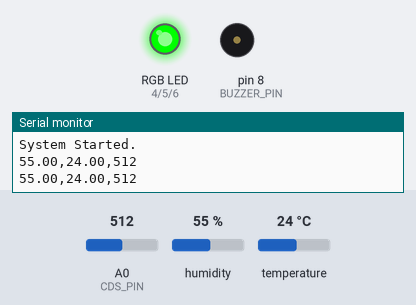
A sketch run on a simulated Arduino Uno, built with avr-gcc and run on an emulated ATmega328P. On the bench: an RGB LED mixed from three pins (HIGH = lit), buzzer (waves = sounding), the last lines printed to the serial monitor. The inputs (shaded band) are chosen by the test bench; at power-on: temperature 24 °C, A0 (CDS_PIN) = 512, humidity 55 %.

Above: at 4.8 s.
4.9 s: temperature set to 20 °C
7.9 s: temperature set to 17 °C
At 9.2 s:
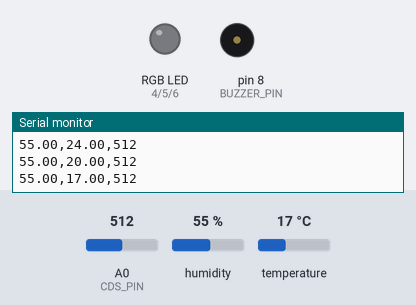
14.3 s: A0 (CDS_PIN) set to 308
17.8 s: A0 (CDS_PIN) set to 282
At 19.8 s:
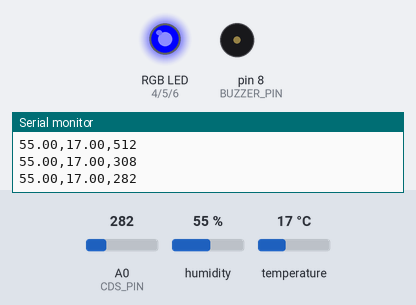
23.9 s: humidity set to 42 %
27.4 s: humidity set to 38 %
At 29.1 s:
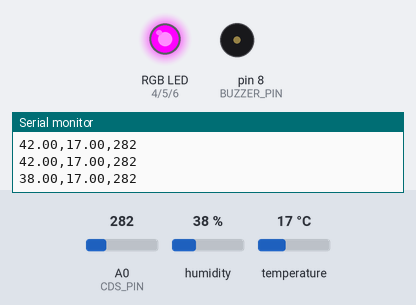
Timing chart, 0 to 34.8 s (numbered marks = the images above; inputs shaded):
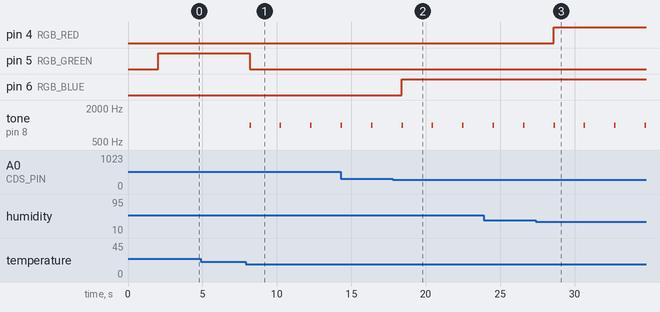

Measured:
- the behaviour switches between 19 and 18 °C on temperature (found by bisection; images 0 and 1)
- the behaviour switches between 300 and 299 on A0 (CDS_PIN) (found by bisection; images 1 and 2)
- the behaviour switches between 40 and 39 % on humidity (found by bisection; images 2 and 3)
- after the input at 7.9 s, pin 5 (RGB_GREEN): HIGH → LOW after 0.27 s; tone on pin 8 (BUZZER_PIN): alternates 1000 Hz for 0.10 s and silent for 1.9 s, starting after 0.27 s
- after the input at 17.8 s, pin 6 (RGB_BLUE): LOW → HIGH after 0.58 s
- after the input at 27.4 s, pin 4 (RGB_RED): LOW → HIGH after 1.2 s

The sketch:

sketch_dec9a.ino
```cpp
/*
  프로젝트: 완벽한 반려식물 매니저 (조도 + 온습도)

  기능:
  - 조도(CdS) 측정 -> 어두우면 파란불 (일조량 부족)
  - 습도(DHT11) 측정 -> 건조하면 빨간불 (물 부족)
  - 온도(DHT11) 측정 -> 고온/저온이면 경보음
  - 모두 정상이면 초록불 (행복함)
*/
/*
// 라이브러리 불러오기 (설치 필요)
#include <DHT.h>

// --- 핀 번호 설정 ---
#define DHTPIN 2        // 온습도 센서 (D2)
#define DHTTYPE DHT11   // 센서 종류 (DHT11)

const int CDS_PIN    = A0; // 조도 센서 (A0)

// RGB LED 핀 설정 (공통 캐소드 기준)
const int RGB_RED    = 4;  // 빨간색 핀
const int RGB_GREEN  = 5;  // 초록색 핀
const int RGB_BLUE   = 6;  // 파란색 핀

const int BUZZER_PIN = 8;  // 온도 경고 부저

// --- 기준값 설정 (환경에 맞게 수정하세요) ---
const int LIGHT_LIMIT = 300; // 이보다 낮으면 어두움 (0~1023)
const int HUMID_LIMIT = 40;  // 습도가 40% 미만이면 건조함
const int TEMP_HIGH   = 30;  // 30도 이상이면 더움
const int TEMP_LOW    = 18;  // 18도 미만이면 추움

// 센서 객체 생성
DHT dht(DHTPIN, DHTTYPE);

void setup() {
  Serial.begin(9600);
  dht.begin(); // 온습도 센서 시작

  pinMode(RGB_RED, OUTPUT);
  pinMode(RGB_GREEN, OUTPUT);
  pinMode(RGB_BLUE, OUTPUT);
  pinMode(BUZZER_PIN, OUTPUT);

  Serial.println("식물 매니저 시스템 시작...");
}

void loop() {
  delay(2000); // DHT11 센서는 읽는데 시간이 좀 필요합니다 (최소 2초)

  // 1. 센서 값 읽기
  float h = dht.readHumidity();    // 습도 (%)
  float t = dht.readTemperature(); // 온도 (섭씨)
  int light = analogRead(CDS_PIN); // 조도 (0~1023)

  // 센서가 고장났는지 확인
  if (isnan(h) || isnan(t)) {
    Serial.println("DHT 센서 오류! 연결을 확인하세요.");
    return;
  }

  // 시리얼 모니터에 현재 상태 출력
  Serial.print("습도: "); Serial.print(h); Serial.print(" %\t");
  Serial.print("온도: "); Serial.print(t); Serial.print(" C\t");
  Serial.print("밝기: "); Serial.println(light);

  // 2. 상태 판단 및 LED/부저 제어
  bool problem = false; // 문제가 있는지 체크하는 변수

  // LED 초기화 (모두 끔)
  digitalWrite(RGB_RED, LOW);
  digitalWrite(RGB_GREEN, LOW);
  digitalWrite(RGB_BLUE, LOW);

  // [습도 체크] 너무 건조하면 빨간불 켜기 (RGB_RED)
  if (h < HUMID_LIMIT) {
    digitalWrite(RGB_RED, HIGH);
    Serial.println(">> 경고: 너무 건조해요! 물을 주세요.");
    problem = true;
  }

  // [조도 체크] 너무 어두우면 파란불 켜기 (RGB_BLUE)
  // 만약 건조하면서 어둡다면, 빨강+파랑이 켜져서 보라색이 됩니다.
  if (light < LIGHT_LIMIT) {
    digitalWrite(RGB_BLUE, HIGH);
    Serial.println(">> 경고: 햇빛이 부족해요.");
    problem = true;
  }

  // [온도 체크] 너무 덥거나 추우면 부저 소리
  if (t >= TEMP_HIGH || t <= TEMP_LOW) {
    tone(BUZZER_PIN, 1000, 500); // 0.5초간 삑!
    Serial.println(">> 위험: 온도가 적절하지 않아요!");
    problem = true;
  }

  // [종합 판정] 아무 문제가 없으면 초록불 (RGB_GREEN)
  if (problem == false) {
    digitalWrite(RGB_GREEN, HIGH);
  }
  // 문제가 있는 경우(problem == true)에는 위에서 켠 빨강이나 파랑이 유지됩니다.
}

*/


/*
  프로젝트: 식물 관리 매니저 (Processng + App 듀얼 연동)

  기능:
  - 센서(DHT11, CdS) 값을 측정합니다.
  - PC(Processing)를 위해 USB 시리얼로 데이터를 전송합니다.
  - 스마트폰(Flutter)을 위해 블루투스로 데이터를 전송합니다.
  - 데이터 포맷: "습도,온도,조도" (예: 45.0,26.5,300)
*/

#include <DHT.h>
#include <SoftwareSerial.h> // 블루투스 통신용

// --- 핀 번호 설정 ---
#define DHTPIN 2
#define DHTTYPE DHT11

// 블루투스 (HC-06) 연결 핀
const int BT_RX = 10;
const int BT_TX = 11;

const int CDS_PIN    = A0;
const int RGB_RED    = 4;  // 빨강 (습도 경고)
const int RGB_GREEN  = 5;  // 초록 (정상)
const int RGB_BLUE   = 6;  // 파랑 (조도 경고)
const int BUZZER_PIN = 8;  // 부저 (온도 경고)

// --- 기준값 설정 ---
const int LIGHT_LIMIT = 300;
const int HUMID_LIMIT = 40;
const int TEMP_HIGH   = 30;
const int TEMP_LOW    = 18;

DHT dht(DHTPIN, DHTTYPE);
SoftwareSerial btSerial(BT_RX, BT_TX); // RX, TX 객체 생성

void setup() {
  Serial.begin(9600);   // PC(Processing) 통신용
  btSerial.begin(9600); // 스마트폰(Flutter) 통신용
  dht.begin();

  pinMode(RGB_RED, OUTPUT);
  pinMode(RGB_GREEN, OUTPUT);
  pinMode(RGB_BLUE, OUTPUT);
  pinMode(BUZZER_PIN, OUTPUT);

  // 시작 메시지는 PC에만 출력 (데이터 파싱 오류 방지)
  Serial.println("System Started.");
}

void loop() {
  delay(2000); // 2초 대기

  // 1. 센서 값 읽기
  float h = dht.readHumidity();
  float t = dht.readTemperature();
  int light = analogRead(CDS_PIN);

  // 센서 에러 체크
  if (isnan(h) || isnan(t)) {
    Serial.println("Error: DHT Sensor failed");
    return;
  }

  // 2. 데이터 포맷팅 (CSV: 습도,온도,조도)
  // 예: 45.00,26.50,500
  String data = String(h) + "," + String(t) + "," + String(light);

  // 3. 듀얼 전송 (PC와 스마트폰 양쪽으로 발송)
  Serial.println(data);   // -> USB 케이블 -> Processing
  btSerial.println(data); // -> 블루투스 -> Flutter App

  // 4. LED/부저 자동 제어
  controlActuators(h, t, light);
}

void controlActuators(float h, float t, int light) {
  bool problem = false;

  // LED 초기화
  digitalWrite(RGB_RED, LOW);
  digitalWrite(RGB_GREEN, LOW);
  digitalWrite(RGB_BLUE, LOW);

  // 습도 체크
  if (h < HUMID_LIMIT) {
    digitalWrite(RGB_RED, HIGH);
    problem = true;
  }

  // 조도 체크
  if (light < LIGHT_LIMIT) {
    digitalWrite(RGB_BLUE, HIGH);
    problem = true;
  }

  // 온도 체크 (부저)
  if (t >= TEMP_HIGH || t <= TEMP_LOW) {
    // 소리가 너무 자주 나지 않게 짧게 처리
    tone(BUZZER_PIN, 1000, 100);
    problem = true;
  }

  // 정상 상태
  if (problem == false) {
    digitalWrite(RGB_GREEN, HIGH);
  }
}
```
